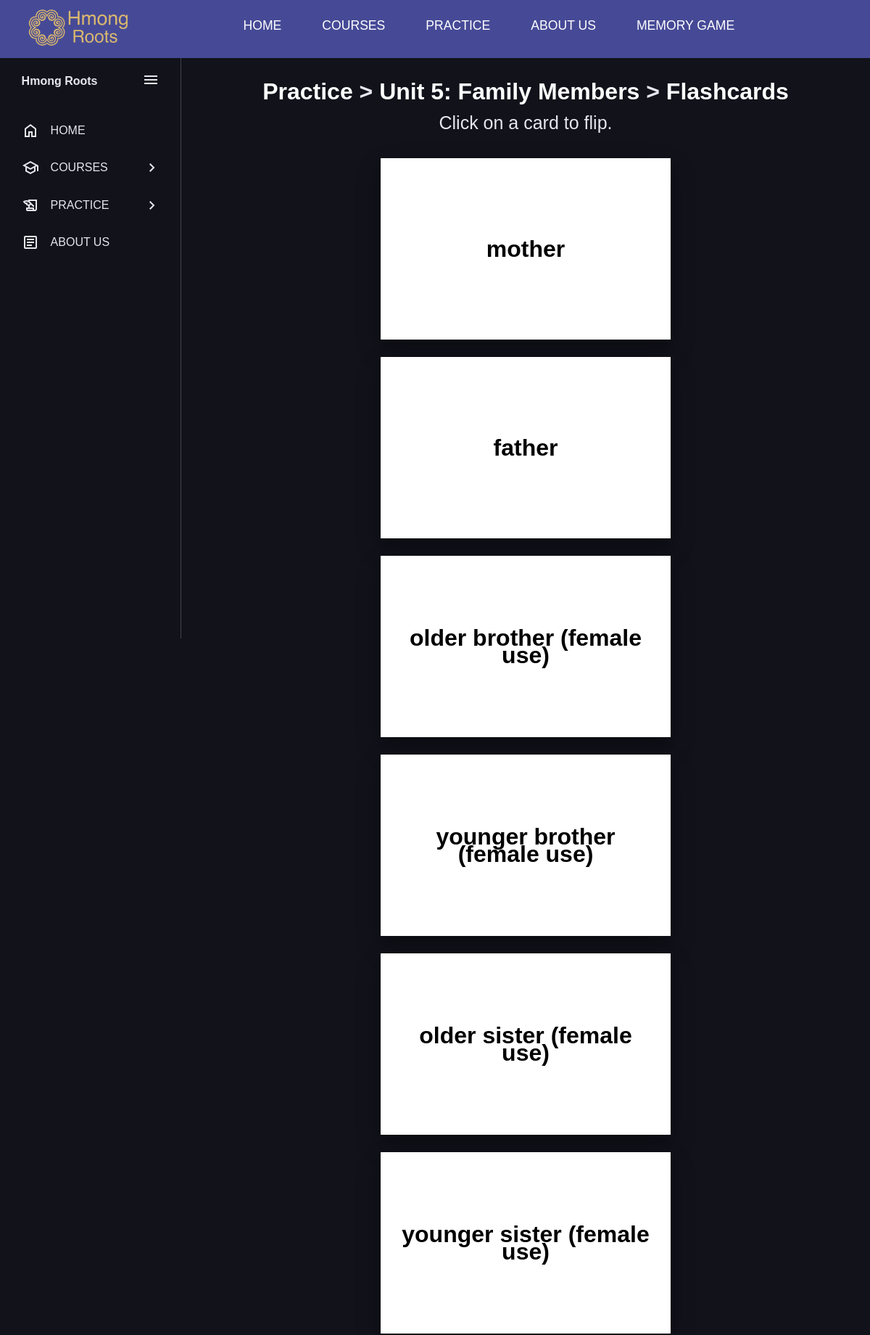
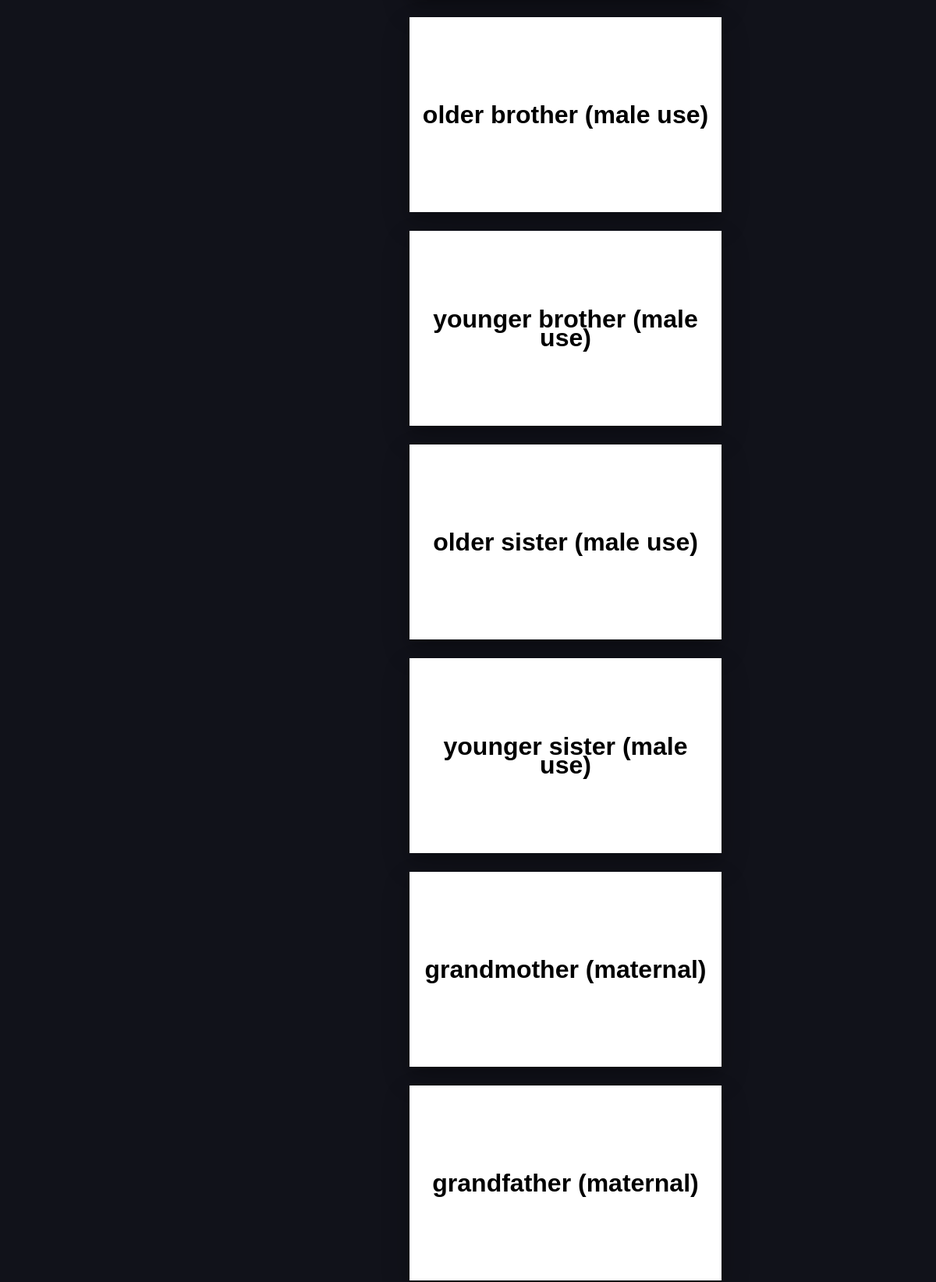
The page /practice/p5_family/flashcards/ (upper part) on the database its author committed (2 pictures, top to bottom).
### main/models.py (models this page shows, shortened)
class Word(models.Model):
    english_word = models.CharField(max_length=255)
    hmong_word = models.CharField(max_length=255)
    category = models.CharField(max_length=255, blank=True, null=True)
    male_audio_url = models.TextField(blank=True, null=True)
    female_audio_url = models.TextField(blank=True, null=True)
    pronunciation_video_url = models.TextField(blank=True, null=True)
    real_video_url = models.TextField(blank=True, null=True)
    animated_video_url = models.TextField(blank=True, null=True)
    image_filename = models.CharField(max_length=255, blank=True, null=True)

### main/views.py (the view)
# urls.py: path('practice/p5_family/flashcards/', views.p5_family_cards, name='p5_family_cards'),
def p5_family_cards(request):
    words = Word.objects.filter(category="Family")
    return render(request, 'practice/p5_family_cards.html', {'words': words})

### main/templates/practice/p5_family_cards.html
{% extends 'base.html' %}
{% load static %}
{% block content %}
<h1>
    <a href="{% url 'practice' %}" class="heading-link">Practice</a>
     >
    <a href="{% url 'p5_family' %}" class="heading-link">Unit 5: Family Members</a>
     >
    <a href="{% url 'p5_family_cards' %}" class="heading-link">Flashcards</a>
</h1>
<p style="text-align: center; margin-top: 15px; margin-bottom: 5px; font-size: 25px;">Click on a card to flip.</p>
<div id="flashcard-container" class="flashcard-container">
    {% for word in words %}
    <div class="card-wrapper">
        <div class="card-body">
            <div class="card-front">
                <p>{{ word.english_word }}</p>
            </div>
            <div class="card-back">
                <p>{{ word.hmong_word }}</p>
            </div>
        </div>
    </div>
    {% endfor %}
</div>
{% endblock %}

### main/static/css/styles.css (style rules this page uses)
:root { --base-color: #11121a; --line-color: #42434a; --hover-color: #222533; --text-color: #e6e6ef; --accent-color: #f77062; --secondary-text-color: #b0b3c1; --secondary-color: #464A96; }
* { box-sizing: border-box; margin: 0; padding: 0; font-family: 'Poppins', sans-serif; }
html { line-height: 1.5rem; }
h1 { text-align: center; margin-top: 5px; margin-bottom: 5px; line-height: 1; }
.flashcard-container { display: flex; flex-wrap: wrap; justify-content: center; gap: 1.5rem; padding: 2rem 0; }
.card-wrapper { width: 25rem; height: 250px; perspective: 1000px; }
.card-body { position: relative; width: 100%; height: 100%; text-align: center; transition: transform 0.6s; transform-style: preserve-3d; box-shadow: 0 15px 35px rgba(0,0,0,0.2), 0 5px 15px rgba(0,0,0,0.19); cursor: pointer; }
.card-front, .card-back { background-color: #ffffff; position: absolute; width: 100%; height: 100%; backface-visibility: hidden; display: flex; align-items: center; justify-content: center; font-size: xx-large; padding: 1rem; flex-direction: column; }
.card-back { transform: rotateX(180deg); }
.card-front p, .card-back p { margin: 0; font-weight: bold; color: black; }
.heading-link { color: #fff; justify-content: center; text-decoration: none; }

### rows shown on the page
Word: english_word "mother"
Word: english_word "father"
Word: english_word "older brother (female use)"
Word: english_word "younger brother (female use)"
Word: english_word "older sister (female use)"
Word: english_word "younger sister (female use)"
Word: english_word "older brother (male use)"
Word: english_word "younger brother (male use)"
Word: english_word "older sister (male use)"
Word: english_word "younger sister (male use)"
Word: english_word "grandmother (maternal)"
Word: english_word "grandfather (maternal)"
